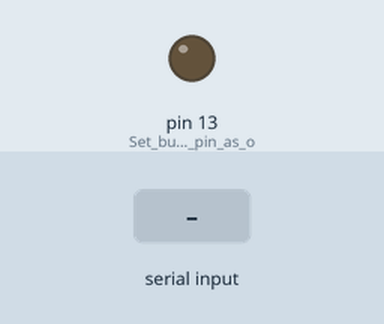
This sketch was run on a simulated Arduino Uno, built with avr-gcc and run on an emulated ATmega328P. Parts: output pins drawn as LEDs (lit = HIGH). The test bench sets the inputs (shaded band).

Above: at 1.2 s.
1.3 s: "1" received over the second serial link
At 2.5 s:
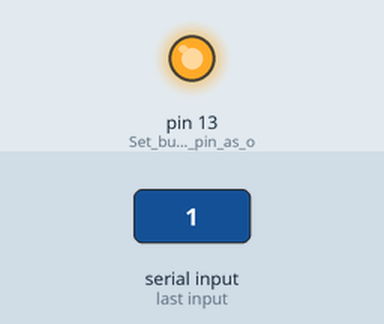
2.8 s: "0" received over the second serial link
At 3.6 s:
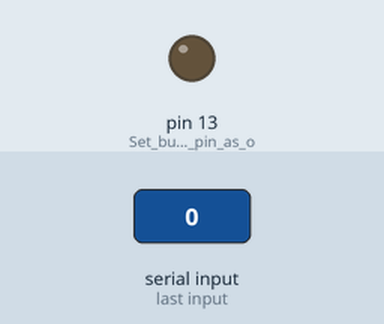
Timing chart, 0 to 5.8 s (numbered marks = the images above; inputs shaded):
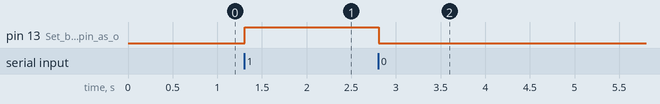

Measured:
- after the input at 1.3 s, pin 13 (Set_built-in_LED_pin_as_o): LOW → HIGH at once
- after the input at 2.8 s, pin 13 (Set_built-in_LED_pin_as_o): HIGH → LOW at once

The sketch:

HC-05.ino
```cpp
#include <SoftwareSerial.h> // Include library

SoftwareSerial bt(2, 3); // RX, TX

void setup() {
  bt.begin(9600);
  pinMode(LED_BUILTIN, OUTPUT);   // Set built-in LED pin as output. LED_BUILTIN is equal to 13 on most boards,
  // it changes depending on the board you select, since not all boards have the LED on 13.
  digitalWrite(LED_BUILTIN, LOW); // LED off on start

  bt.println("Enter '0' to turn off LED, enter '1' to turn on"); // Send instructions
}

void loop() {
  if (bt.available()) {
    char ch = bt.read(); // Read incoming command
    if (ch == '0') {
      // Turn off LED
      bt.println("LED Off");
      digitalWrite(LED_BUILTIN, LOW);
    }
    else if (ch == '1') {
      // Turn on LED
      bt.println("LED On");
      digitalWrite(LED_BUILTIN, HIGH);
    }
  }
}
```
